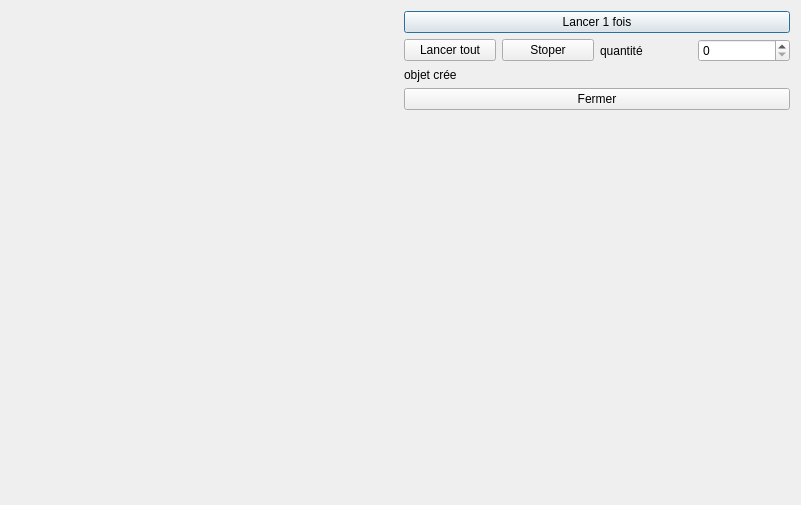
<?xml version="1.0" encoding="UTF-8"?>
<ui version="4.0">
 <class>FaireRecettes</class>
 <widget class="QDialog" name="FaireRecettes">
  <property name="geometry">
   <rect>
    <x>0</x>
    <y>0</y>
    <width>801</width>
    <height>505</height>
   </rect>
  </property>
  <property name="windowTitle">
   <string>Dialog</string>
  </property>
  <layout class="QHBoxLayout" name="horizontalLayout">
   <item>
    <widget class="QWidget" name="recettes" native="true"/>
   </item>
   <item>
    <layout class="QVBoxLayout" name="lay_milieu">
     <item>
      <widget class="QPushButton" name="lancer">
       <property name="text">
        <string>Lancer 1 fois</string>
       </property>
      </widget>
     </item>
     <item>
      <layout class="QHBoxLayout" name="lay_lancer_tout">
       <item>
        <widget class="QPushButton" name="lancer_tout">
         <property name="text">
          <string>Lancer tout</string>
         </property>
        </widget>
       </item>
       <item>
        <widget class="QPushButton" name="stoper">
         <property name="text">
          <string>Stoper</string>
         </property>
        </widget>
       </item>
       <item>
        <widget class="QLabel" name="texte_lancer_tout">
         <property name="text">
          <string>quantité</string>
         </property>
        </widget>
       </item>
       <item>
        <widget class="QSpinBox" name="quantite"/>
       </item>
      </layout>
     </item>
     <item>
      <layout class="QHBoxLayout" name="lay_objet_cree">
       <item>
        <widget class="QLabel" name="label">
         <property name="text">
          <string>objet crée</string>
         </property>
        </widget>
       </item>
      </layout>
     </item>
     <item>
      <widget class="QPushButton" name="fermer">
       <property name="text">
        <string>Fermer</string>
       </property>
      </widget>
     </item>
     <item>
      <spacer name="spacer">
       <property name="orientation">
        <enum>Qt::Vertical</enum>
       </property>
       <property name="sizeHint" stdset="0">
        <size>
         <width>20</width>
         <height>40</height>
        </size>
       </property>
      </spacer>
     </item>
    </layout>
   </item>
  </layout>
 </widget>
 <resources/>
 <connections>
  <connection>
   <sender>fermer</sender>
   <signal>clicked()</signal>
   <receiver>FaireRecettes</receiver>
   <slot>reject()</slot>
   <hints>
    <hint type="sourcelabel">
     <x>575</x>
     <y>94</y>
    </hint>
    <hint type="destinationlabel">
     <x>855</x>
     <y>0</y>
    </hint>
   </hints>
  </connection>
 </connections>
</ui>
